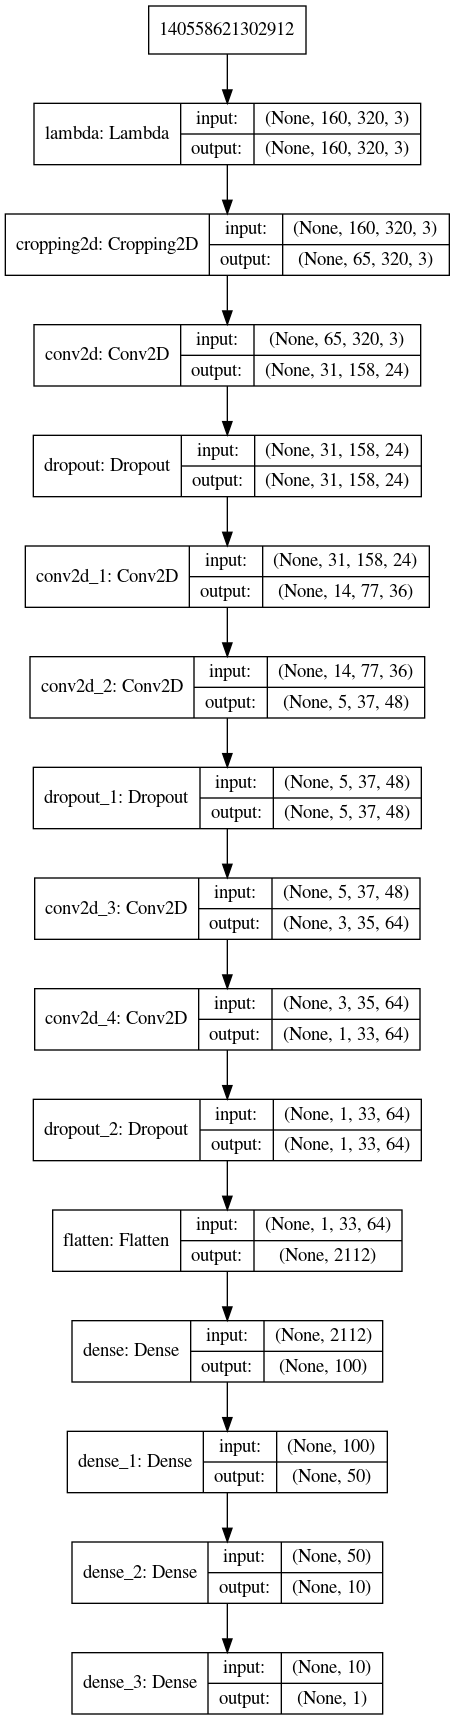

Recreate this plot in Python.
import csv 
import matplotlib.image as mpimg
import matplotlib.pyplot as plt
import numpy as np
from sklearn.model_selection import train_test_split
import sklearn

from keras.models import Model
from keras.models import Sequential
from keras.layers import Flatten, Dense, Activation, Dropout, Lambda, Cropping2D
from keras.layers.convolutional import Conv2D
from keras.layers.pooling import MaxPool2D
from keras.utils import plot_model

lines = [] # Stores lines read in csv file
with open('../data/driving_log.csv') as csvfile:
    reader = csv.reader(csvfile) 
    for line in reader:
        lines.append(line)

# Separates path to images in training and validation sets
train_samples, validation_samples = train_test_split(lines, test_size=0.2)

# Generator to generate the training and validation batches when requested
def generator(samples, batch_size=32):
    num_samples = len(samples)
    while 1: # Loop forever so the generator never terminates
        sklearn.utils.shuffle(samples)
        for offset in range(0, num_samples, batch_size):
            batch_samples = samples[offset:offset+batch_size]

            images = []
            measurements = []
            for batch_sample in batch_samples:
                source_path = batch_sample[0]
                # Use windows 10 separator
                filename =source_path.split('\\')[-1]
                # Redefine path of each image
                current_path = '../data/IMG/' + filename
                
                # Read the image in current path    
                image = mpimg.imread(current_path)
                # Append image to the list of images
                images.append(image)
                measurement = float(batch_sample[3])
                # Append measurement to the list of measurements
                measurements.append(measurement)

                # Flip the image, store the flipped image and the modified measurement
                image_flipped = np.fliplr(image)
                images.append(image_flipped)
                measurement_flipped = -measurement
                measurements.append(measurement_flipped)
            # trim image to only see section with road
            X_train = np.array(images)
            y_train = np.array(measurements)
            yield sklearn.utils.shuffle(X_train, y_train)

# compile and train the model using the generator function
train_generator = generator(train_samples, batch_size=32)
validation_generator = generator(validation_samples, batch_size=32)

# Create a Sequential object to define the neural network
model = Sequential()

# Lambda layer to normalize the input data
model.add(Lambda(lambda x: (x/255.0)-0.5 , input_shape=(160,320,3)))

# Cropping image in the y axis to avoid feeding undesired features to the network
model.add(Cropping2D(cropping=((70,25), (0,0))))

# Set of 5 convolutional layers. First 3 have a sumbsampling of 2x2, the others are the typical 1x1
model.add(Conv2D(24,(5,5), activation='relu', strides= (2,2)))
model.add(Dropout(0.5))
model.add(Conv2D(36,(5,5),activation='relu', strides = (2,2)))
model.add(Conv2D(48,(5,5), activation='relu', strides=(2,2)))
model.add(Dropout(0.5))
model.add(Conv2D(64,(3,3), activation='relu'))
model.add(Conv2D(64,(3,3), activation='relu'))
model.add(Dropout(0.5))

# Flatter the data to enter new fully connected layers
model.add(Flatten())

# Set of 3 fully connected layers 
model.add(Dense(100))
model.add(Dense(50))
model.add(Dense(10))

# Output layer
model.add(Dense(1))

# Compile deep neural network with loss function Mean Square Error (mse) and adam optimizer 
model.compile(loss='mse', optimizer='adam')

plot_model(model, to_file='model.png', show_shapes=True)

# Use fit_generator to train the model
history_object = model.fit_generator(train_generator, steps_per_epoch= \
            int(np.ceil(len(train_samples)/32)), validation_data=validation_generator, \
            validation_steps=int(np.ceil(len(validation_samples)/32)), verbose= 1, nb_epoch=20)

### print the keys contained in the history object
print(history_object.history.keys())

### plot the training and validation loss for each epoch
plt.plot(history_object.history['loss'])
plt.plot(history_object.history['val_loss'])
plt.title('model mean squared error loss')
plt.ylabel('mean squared error loss')
plt.xlabel('epoch')
plt.legend(['training set', 'validation set'], loc='upper right')
plt.show()

# Save trained model in file
model.save('model2.h5')
